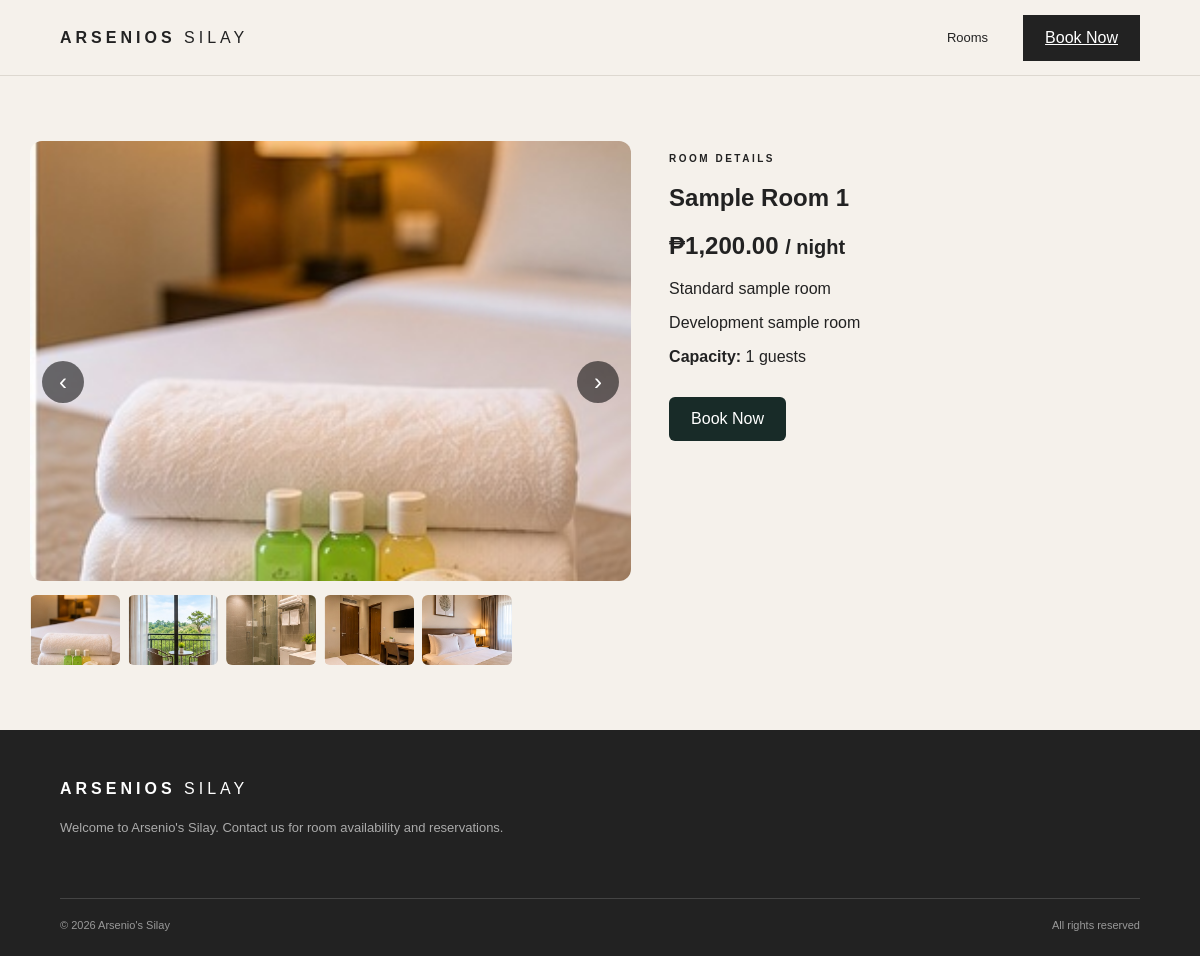
The app's page /rooms/10 with its own data.
### tables this page shows
CREATE TABLE `tbl_room_images` (
  `rmiID` int(11) NOT NULL,
  `rmiRoomID` int(11) NOT NULL,
  `rmiPath` varchar(500) NOT NULL,
  `rmiStatus` tinyint(1) NOT NULL DEFAULT 1,
  `rmiDateCreated` datetime NOT NULL
);

CREATE TABLE `tbl_rooms` (
  `rmID` int(15) NOT NULL,
  `rmTitle` varchar(255) NOT NULL,
  `rmDesc` varchar(255) NOT NULL,
  `rmCapacity` varchar(255) NOT NULL,
  `rmInfo` varchar(255) NOT NULL,
  `rmPrice` int(10) NOT NULL,
  `rmDate_modified` date NOT NULL,
  `rmDate_Created` date NOT NULL,
  `rmStatus` int(1) NOT NULL
);

### application/controllers/Home.php (called while the page is built, shortened)
<?php
class Home extends MY_Controller {
 public function __construct(){parent::__construct();$this->load->model('Rooms_model');$this->load->model('Room_image_model');$this->load->model('Cms_pages_model','pages_model');$this->load->model('Settings_model');}
 public function room($id=0){$data['nav_menu']=$this->get_nav_menu();$room=$this->Rooms_model->get((int)$id);if(!$room || (int)$room->rmStatus!==1)show_404();$data['title']=$room->rmTitle;$data['room']=$room;$data['images']=$this->Room_image_model->getByRoom($id,false);$this->load->view('website/room',$data);}
 private function get_nav_menu(){ $nav=json_decode((string)$this->Settings_model->get_setting('navMenu'),true); return is_array($nav)?$nav:array(); }
}

### index.php (called while the page is built, shortened)
<?php
require_once BASEPATH.'core/CodeIgniter.php';

### application/models/Room_image_model.php (called while the page is built, shortened)
<?php
class Room_image_model extends CI_Model
{
    private $table = 'tbl_room_images';
    public function getByRoom($roomID, $includeDisabled = true)
    {
        $this->db->where('rmiRoomID', (int)$roomID);
        if (!$includeDisabled) $this->db->where('rmiStatus', 1);
        return $this->db->order_by('rmiID', 'DESC')->get($this->table)->result();
    }
}

### application/models/Rooms_model.php (called while the page is built, shortened)
<?php
class Rooms_model extends CI_Model
{
    public function __construct()
    {
        $this->tableName = 'tbl_rooms';
        $this->tablePrefix = 'rm';
    }
    public function get($id)
    {
        $this->db->select();
        $this->db->from($this->tableName);
        $this->db->where($this->tablePrefix.'ID', $id);
        $query = $this->db->get();
        return $query->row();
    }
}

### application/views/website/room.php (the view, shortened to what this page needs)
<!doctype html><html lang="en"><head><?=html_escape($room->rmTitle)?><link rel="stylesheet" href="<?=base_url('assets/css/website.css')?>"></head><body><?php $this->load->view('website/partials/navigation'); ?><main class="room-detail"><section class="gallery"><?php if($images):?><img id="mainRoomImage" src="<?=base_url($images[0]->rmiPath)?>" alt="Room image"><button class="gallery-control gallery-prev" type="button" aria-label="Previous image">‹</button><button class="gallery-control gallery-next" type="button" aria-label="Next image">›</button><div class="thumbs"><?php foreach($images as $image):?><img src="<?=base_url($image->rmiPath)?>" alt="Room image" onclick="document.getElementById('mainRoomImage').src=this.src"><?php endforeach;?></div><?php else:?><div style="height:440px;background:#eee;border-radius:12px"></div><?php endif;?></section><section class="room-info"><p class="eyebrow">ROOM DETAILS</p><h1><?=html_escape($room->rmTitle)?></h1><h2>₱<?=number_format((float)$room->rmPrice,2)?> <small>/ night</small></h2><p><?=nl2br(html_escape($room->rmDesc))?></p><p><?=nl2br(html_escape($room->rmInfo))?></p><p><strong>Capacity:</strong> <?=html_escape($room->rmCapacity)?> guests</p><a class="book-button" href="<?=base_url('booknow/'.$room->rmID)?>">Book Now</a></section></main><?php $this->load->view('website/partials/footer'); ?></body></html>

### application/views/website/partials/navigation.php (shortened to what this page needs)
<?php
$menuItems = isset($nav_menu) && is_array($nav_menu) ? $nav_menu : array();
?>
<header class="site-header">
 <a class="logo" href="<?=base_url()?>">ARSENIOS <span>SILAY</span></a>
 <nav class="main-nav" aria-label="Main navigation">
 <?php foreach($menuItems as $item): if(!is_array($item) || empty($item['enabled']) || trim((string)($item['label']??''))==='') continue; $link=trim((string)($item['link']??'')); ?>
 <a href="<?=html_escape($link)?>"><?=html_escape($item['label'])?></a>
 <?php endforeach; ?>
 </nav>
 <a class="book-button" href="<?=base_url('booknow')?>">Book Now</a>
</header>

### application/views/website/partials/footer.php (shortened to what this page needs)
<?php
$footerData = json_decode((string)$this->Settings_model->get_setting('footerData'), true);
if (!is_array($footerData)) $footerData = array();
$footerDescription = isset($footerData['description']) && trim((string)$footerData['description']) !== ''
    ? (string)$footerData['description']
    : 'Welcome to Arsenio\'s Silay. Contact us for room availability and reservations.';
?>
<footer class="site-footer">
 <div class="footer-top">
  <div><a class="logo" href="<?=base_url()?>">ARSENIOS <span>SILAY</span></a><p><?=nl2br(html_escape($footerDescription))?></p></div>
 </div>
 <div class="footer-bottom"><span>© <?=date('Y')?> Arsenio's Silay</span><span>All rights reserved</span></div>
</footer>

### assets/css/website.css (style rules this page uses)
* { box-sizing: border-box; }
html { scroll-behavior: smooth; }
body { margin: 0; background: #f5f1eb; color: #222; font-family: Arial, Helvetica, sans-serif; }
button, input, select { font: inherit; }
button { cursor: pointer; }
.site-header { height: 76px; display: flex; align-items: center; padding: 0 5%; gap: 35px; border-bottom: 1px solid #ddd8d0; background: #f5f1eb; position: sticky; top: 0; z-index: 20; }
.logo { font-weight: 700; letter-spacing: 4px; text-decoration: none; color: inherit; }
.logo span { font-weight: 400; }
.main-nav { margin-left: auto; display: flex; gap: 28px; }
.main-nav a, .footer-links a { font-size: 13px; text-decoration: none; color: inherit; }
.book-button, .search-button { background: #222; color: #fff; border: 0; padding: 14px 22px; }
.eyebrow { font-size: 10px; letter-spacing: 2.5px; font-weight: 700; margin: 0 0 16px; }
.site-footer { background: #222; color: #fff; padding: 50px 5% 25px; }
.footer-top { display: flex; justify-content: space-between; gap: 50px; }
.footer-top p { font-size: 13px; color: #aaa; margin-top: 22px; }
.footer-bottom { border-top: 1px solid #444; margin-top: 50px; padding-top: 20px; display: flex; justify-content: space-between; font-size: 11px; color: #999; }

### application/views/website/room.php (style rules this page uses)
.room-detail { max-width:1180px;margin:45px auto;padding:20px;display:grid;grid-template-columns:1.2fr 1fr;gap:38px }
.gallery { position:relative }
.gallery #mainRoomImage { width:100%;height:440px;object-fit:cover;border-radius:12px }
.gallery-control { position:absolute;top:42%;border:0;border-radius:50%;width:42px;height:42px;background:rgba(0,0,0,.55);color:#fff;font-size:24px;cursor:pointer }
.gallery-prev { left:12px }
.gallery-next { right:12px }
.thumbs { display:flex;gap:8px;overflow:auto;margin-top:10px }
.thumbs img { width:90px;height:70px;object-fit:cover;cursor:pointer;border-radius:6px }
.room-info { padding:12px 0 }
.room-info .book-button { display:inline-block;padding:13px 22px;background:#182b28;color:white;text-decoration:none;border-radius:6px;margin-top:15px }

### records on screen
tbl_room_images: rmiPath (picture)
tbl_room_images: rmiPath (picture)
tbl_room_images: rmiPath (picture)
tbl_room_images: rmiPath (picture)
tbl_room_images: rmiPath (picture)
tbl_rooms: rmTitle "Sample Room 1", rmPrice "1,200.00", rmDesc "Standard sample room", rmInfo "Development sample room", rmCapacity "1"

### other values on screen
$item['label'] "Rooms"
$footerDescription "Welcome to Arsenio's Silay. Contact us for room availability and reservations."
